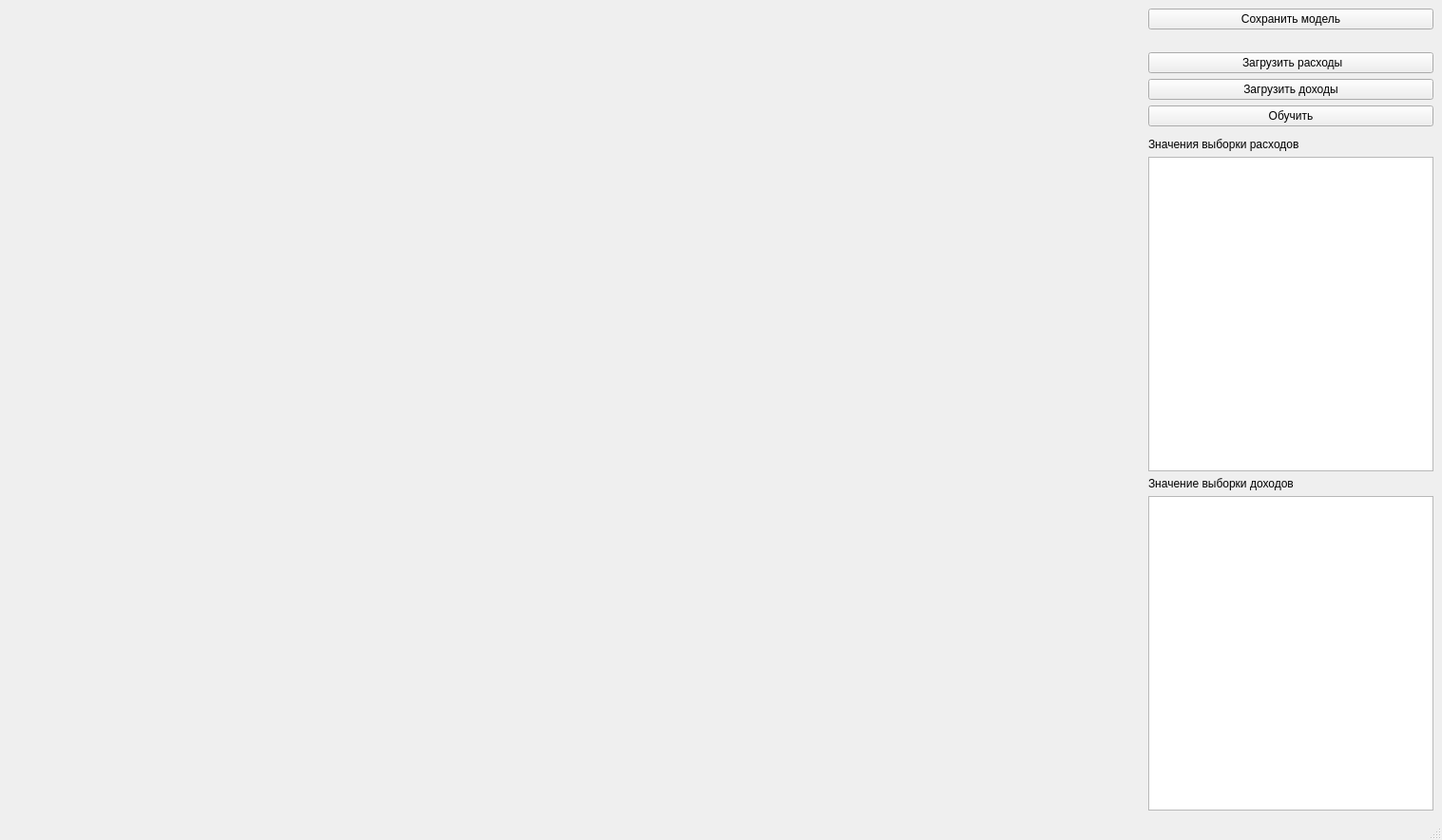
<?xml version="1.0" encoding="UTF-8"?>
<ui version="4.0">
 <class>MainWindow</class>
 <widget class="QMainWindow" name="MainWindow">
  <property name="geometry">
   <rect>
    <x>0</x>
    <y>0</y>
    <width>1517</width>
    <height>884</height>
   </rect>
  </property>
  <property name="windowTitle">
   <string>MainWindow</string>
  </property>
  <widget class="QWidget" name="centralwidget">
   <layout class="QGridLayout" name="gridLayout">
    <item row="0" column="0" rowspan="12">
     <widget class="QLabel" name="label">
      <property name="minimumSize">
       <size>
        <width>450</width>
        <height>450</height>
       </size>
      </property>
      <property name="text">
       <string/>
      </property>
     </widget>
    </item>
    <item row="8" column="2">
     <widget class="QLabel" name="label_2">
      <property name="text">
       <string>Значения выборки расходов</string>
      </property>
     </widget>
    </item>
    <item row="11" column="2">
     <widget class="QTableWidget" name="tableWidget">
      <property name="maximumSize">
       <size>
        <width>300</width>
        <height>16777215</height>
       </size>
      </property>
     </widget>
    </item>
    <item row="6" column="2">
     <widget class="QPushButton" name="pushButton_2">
      <property name="text">
       <string>Обучить</string>
      </property>
     </widget>
    </item>
    <item row="4" column="2">
     <widget class="QPushButton" name="pushButton">
      <property name="text">
       <string> Загрузить расходы</string>
      </property>
     </widget>
    </item>
    <item row="0" column="2">
     <widget class="QPushButton" name="pushButton_3">
      <property name="text">
       <string>Сохранить модель</string>
      </property>
     </widget>
    </item>
    <item row="0" column="1" rowspan="12">
     <widget class="QLabel" name="label_3">
      <property name="minimumSize">
       <size>
        <width>450</width>
        <height>450</height>
       </size>
      </property>
      <property name="text">
       <string/>
      </property>
     </widget>
    </item>
    <item row="9" column="2">
     <widget class="QTableWidget" name="tableWidget_2">
      <property name="maximumSize">
       <size>
        <width>300</width>
        <height>16777215</height>
       </size>
      </property>
     </widget>
    </item>
    <item row="10" column="2">
     <widget class="QLabel" name="label_4">
      <property name="text">
       <string>Значение выборки доходов</string>
      </property>
     </widget>
    </item>
    <item row="5" column="2">
     <widget class="QPushButton" name="pushButton_5">
      <property name="text">
       <string>Загрузить доходы</string>
      </property>
     </widget>
    </item>
   </layout>
  </widget>
  <widget class="QStatusBar" name="statusbar"/>
 </widget>
 <resources/>
 <connections/>
</ui>
